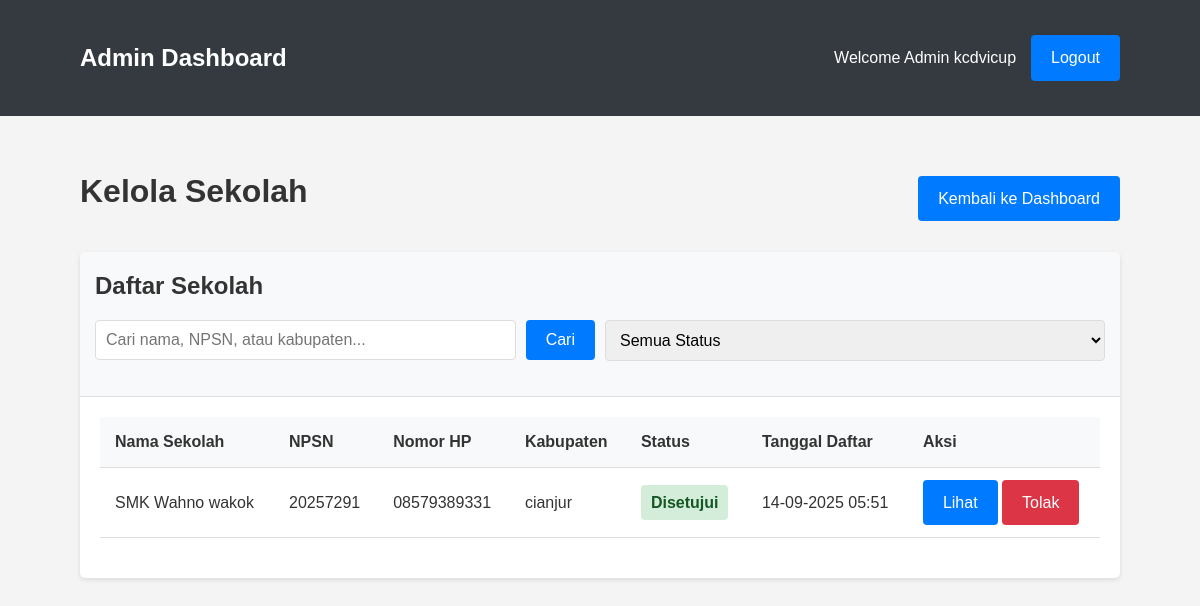
The app's page /admin/schools.php (signed in) with its own data.
### tables this page shows
CREATE TABLE `schools` (
  `id` int(11) NOT NULL,
  `nama_sekolah` varchar(255) NOT NULL,
  `npsn` varchar(50) NOT NULL,
  `password` varchar(255) NOT NULL,
  `nomor_hp` varchar(20) NOT NULL,
  `kabupaten` varchar(100) NOT NULL,
  `logo_path` varchar(255) DEFAULT NULL,
  `status` enum('pending','approved','rejected') DEFAULT 'pending',
  `created_at` timestamp NOT NULL DEFAULT current_timestamp(),
  `updated_at` timestamp NOT NULL DEFAULT current_timestamp() ON UPDATE current_timestamp()
);

### admin/schools.php (the view, shortened to what this page needs)
<?php
require_once "../includes/config.php";
$search = "";
$status_filter = "";
$page = 1;
$records_per_page = 10;
$offset = ($page - 1) * $records_per_page;
$sql = "SELECT * FROM schools";
$params = array();
$types = "";
$sql .= " ORDER BY created_at DESC LIMIT ?, ?";
$params[] = $offset;
$params[] = $records_per_page;
$types .= "ii";
$schools = array();
if($stmt = mysqli_prepare($conn, $sql)){
    if(count($params) > 0){
        mysqli_stmt_bind_param($stmt, $types, ...$params);
    }
    if(mysqli_stmt_execute($stmt)){
        $result = mysqli_stmt_get_result($stmt);
        while($row = mysqli_fetch_array($result)){
            $schools[] = $row;
        }
    } else{
        echo "Oops! Terjadi kesalahan. Silakan coba lagi nanti.";
    }
}
?>
<!DOCTYPE html>
<html lang="id">
<head>
    <link rel="stylesheet" href="../css/style.css">
</head>
<body>
    <div class="admin-header">
        <div class="container">
            <div class="admin-title">Admin Dashboard</div>
            <div class="admin-user">
                <span>Welcome Admin kcdvicup</span>
                <a href="logout.php" class="btn btn-sm">Logout</a>
            </div>
        </div>
    </div>
    <div class="container">
        <div style="display: flex; justify-content: space-between; align-items: center; margin-bottom: 20px;">
            <h1>Kelola Sekolah</h1>
            <a href="index.php" class="btn">Kembali ke Dashboard</a>
        </div>
        <div class="card">
            <div class="card-header">
                <h2>Daftar Sekolah</h2>
                <div class="filter-container">
                    <div class="filter-item">
                        <form action="<?php echo htmlspecialchars($_SERVER["PHP_SELF"]); ?>" method="get">
                            <div style="display: flex;">
                                <input type="text" name="search" class="form-control" placeholder="Cari nama, NPSN, atau kabupaten..." value="<?php echo $search; ?>" style="margin-right: 10px;">
                                <button type="submit" class="btn">Cari</button>
                            </div>
                        </form>
                    </div>
                    <div class="filter-item">
                        <form action="<?php echo htmlspecialchars($_SERVER["PHP_SELF"]); ?>" method="get" id="statusForm">
                            <div style="display: flex;">
                                <select name="status" class="form-control" onchange="document.getElementById('statusForm').submit()">
                                    <option value="all" <?php if($status_filter == "all" || empty($status_filter)) echo "selected"; ?>>Semua Status</option>
                                </select>
                            </div>
                        </form>
                    </div>
                </div>
            </div>
            <div class="card-body">
                <?php if(count($schools) > 0): ?>
                    <table>
                        <tr>
                            <th>Nama Sekolah</th>
                            <th>NPSN</th>
                            <th>Nomor HP</th>
                            <th>Kabupaten</th>
                            <th>Status</th>
                            <th>Tanggal Daftar</th>
                            <th>Aksi</th>
                        </tr>
                        <?php foreach($schools as $school): ?>
                            <tr>
                                <td><?php echo htmlspecialchars($school['nama_sekolah']); ?></td>
                                <td><?php echo htmlspecialchars($school['npsn']); ?></td>
                                <td><?php echo htmlspecialchars($school['nomor_hp']); ?></td>
                                <td><?php echo htmlspecialchars($school['kabupaten']); ?></td>
                                <td>
                                    <?php if($school['status'] == 'approved'): ?>
                                        <span class="status-badge status-approved">Disetujui</span>
                                    <?php elseif($school['status'] == 'rejected'): ?>
                                        <span class="status-badge status-rejected">Ditolak</span>
                                    <?php else: ?>
                                        <span class="status-badge status-pending">Menunggu</span>
                                    <?php endif; ?>
                                </td>
                                <td><?php echo date('d-m-Y H:i', strtotime($school['created_at'])); ?></td>
                                <td>
                                    <a href="view_school.php?id=<?php echo $school['id']; ?>" class="btn btn-info btn-sm">Lihat</a>
                                    <?php if($school['status'] == 'pending'): ?>
                                        <a href="approve_school.php?id=<?php echo $school['id']; ?>" class="btn btn-success btn-sm">Setujui</a>
                                        <a href="reject_school.php?id=<?php echo $school['id']; ?>" class="btn btn-danger btn-sm">Tolak</a>
                                    <?php elseif($school['status'] == 'rejected'): ?>
                                        <a href="approve_school.php?id=<?php echo $school['id']; ?>" class="btn btn-success btn-sm">Setujui</a>
                                    <?php elseif($school['status'] == 'approved'): ?>
                                        <a href="reject_school.php?id=<?php echo $school['id']; ?>" class="btn btn-danger btn-sm">Tolak</a>
                                    <?php endif; ?>
                                </td>
                            </tr>
                        <?php endforeach; ?>
                    </table>
                <?php else: ?>
                    <p>Belum ada sekolah yang terdaftar<?php echo !empty($search) || !empty($status_filter) ? ' dengan kriteria pencarian tersebut' : ''; ?>.</p>
                <?php endif; ?>
            </div>
        </div>
    </div>
</body>
</html>

### css/style.css (style rules this page uses)
* { box-sizing: border-box; margin: 0; padding: 0; }
body { font-family: 'Arial', sans-serif; line-height: 1.6; background-color: #f4f4f4; color: #333; }
.container { width: 90%; max-width: 1200px; margin: 0 auto; padding: 20px; }
h1, h2, h3, h4 { margin-bottom: 15px; color: #333; }
a { color: #007bff; text-decoration: none; }
.form-control { width: 100%; padding: 10px; border: 1px solid #ddd; border-radius: 4px; font-size: 16px; }
.btn { display: inline-block; padding: 10px 20px; background-color: #007bff; color: #fff; border: none; border-radius: 4px; cursor: pointer; font-size: 16px; transition: background-color 0.3s; }
.btn-danger { background-color: #dc3545; }
table { width: 100%; border-collapse: collapse; margin-bottom: 20px; }
table th, table td { padding: 12px 15px; text-align: left; border-bottom: 1px solid #ddd; }
table th { background-color: #f8f9fa; font-weight: bold; }
.card { background-color: #fff; border-radius: 5px; box-shadow: 0 2px 5px rgba(0, 0, 0, 0.1); margin-bottom: 20px; overflow: hidden; }
.card-header { padding: 15px; background-color: #f8f9fa; border-bottom: 1px solid #ddd; }
.card-body { padding: 20px; }

### admin/schools.php (style rules this page uses)
.admin-header { background-color: #343a40; color: white; padding: 15px 0; margin-bottom: 30px; }
.admin-header .container { display: flex; justify-content: space-between; align-items: center; }
.admin-title { font-size: 24px; font-weight: bold; }
.admin-user { display: flex; align-items: center; }
.admin-user span { margin-right: 15px; }
.filter-container { display: flex; flex-wrap: wrap; gap: 10px; margin-bottom: 20px; }
.filter-item { flex: 1; min-width: 200px; }
.status-badge { display: inline-block; padding: 5px 10px; border-radius: 4px; font-weight: bold; }
.status-approved { background-color: #d4edda; color: #155724; }

### records on screen
schools: nama_sekolah "SMK Wahno wakok", npsn "20257291", nomor_hp "08579389331", kabupaten "cianjur", status "Disetujui", created_at "14-09-2025 05:51"
